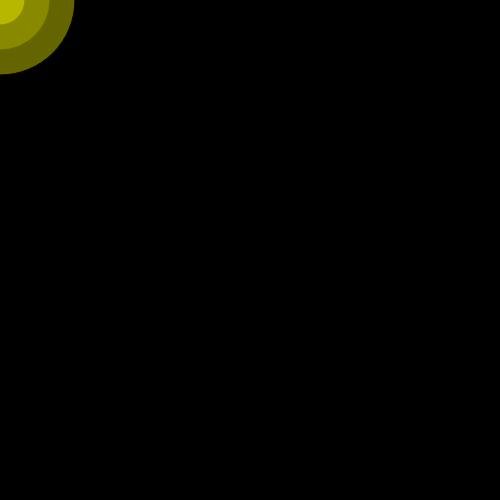
Frame 1 (no input)
Frame 60 (no input): identical to frame 1, image omitted
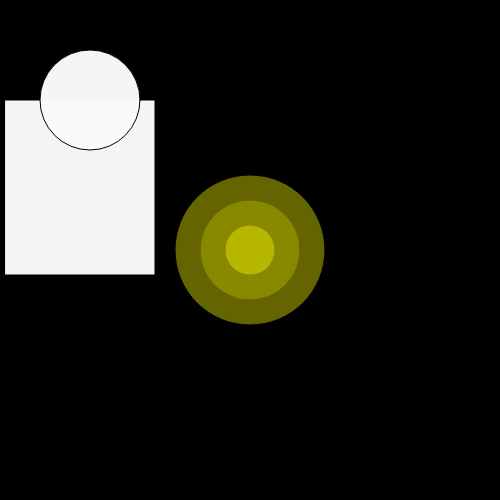
Frame 120 (the mouse pressed at the canvas centre since frame 60)

The p5.js sketch that drew these frames (run headless with seeded random() and noise() and a simulated clock; from frame 60 on, the mouse is pressed at the canvas centre):

// p5.js sketch
// ── sketch.js
var motion=5
//The setup function only happens once
function setup() {
	createCanvas(500, 500); //create a 500px X 500px canvas
}

function draw() {
  background(0); 
  //this a flashlight
    fill(255, 255, 0, 100);
   ellipse(mouseX,mouseY,50,50);
    fill(255, 255, 0, 60);
  ellipse(mouseX,mouseY,100,100);
    fill(255, 255, 0, 100);
  ellipse(mouseX,mouseY,150,150);
    //body 
    fill(mouseX,mouseY);
  rect(motion,100,150,175);
  circle(motion+85,100,100);

}
